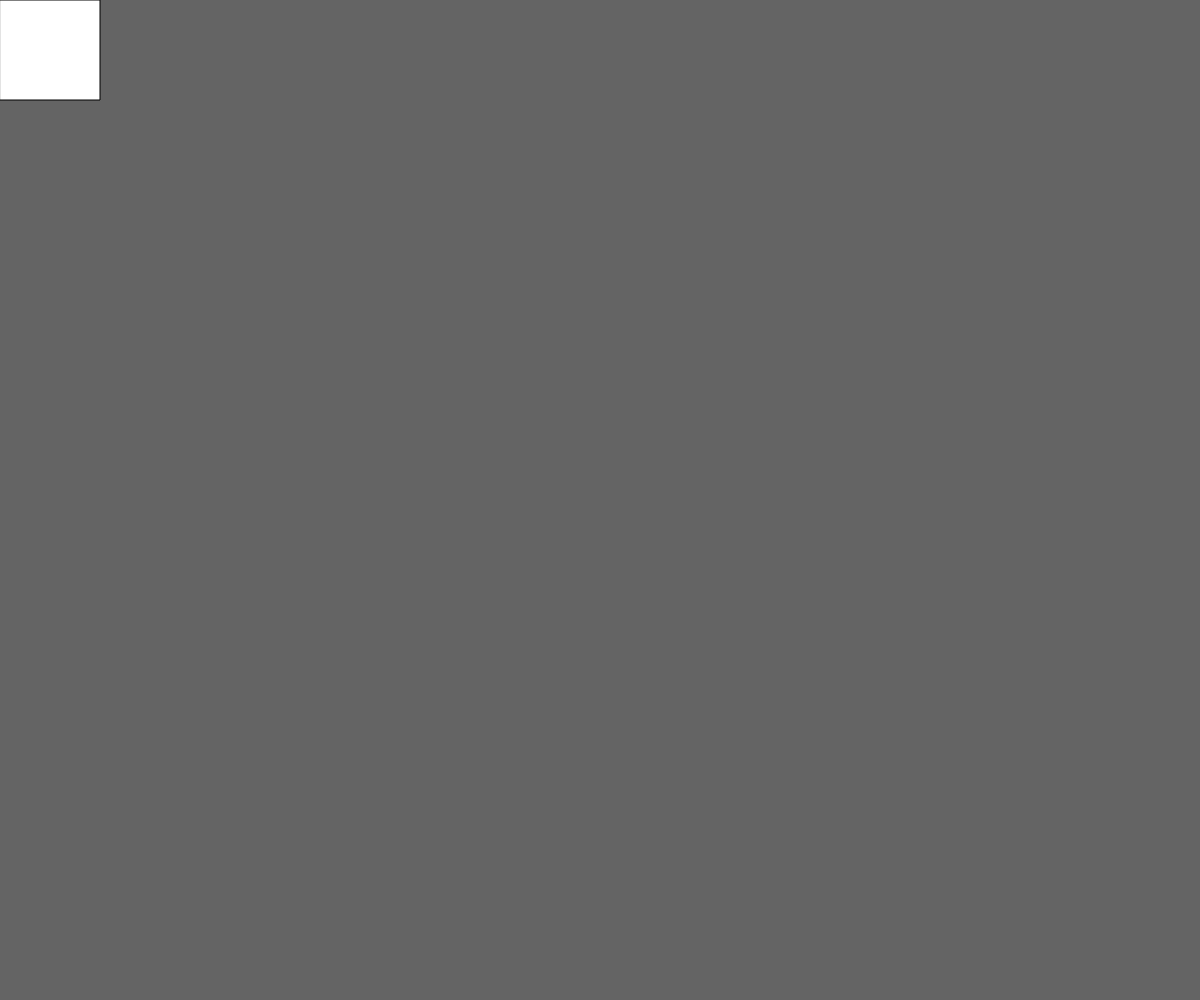
Frame 1 (no input)
Frame 60 (no input): identical to frame 1, image omitted
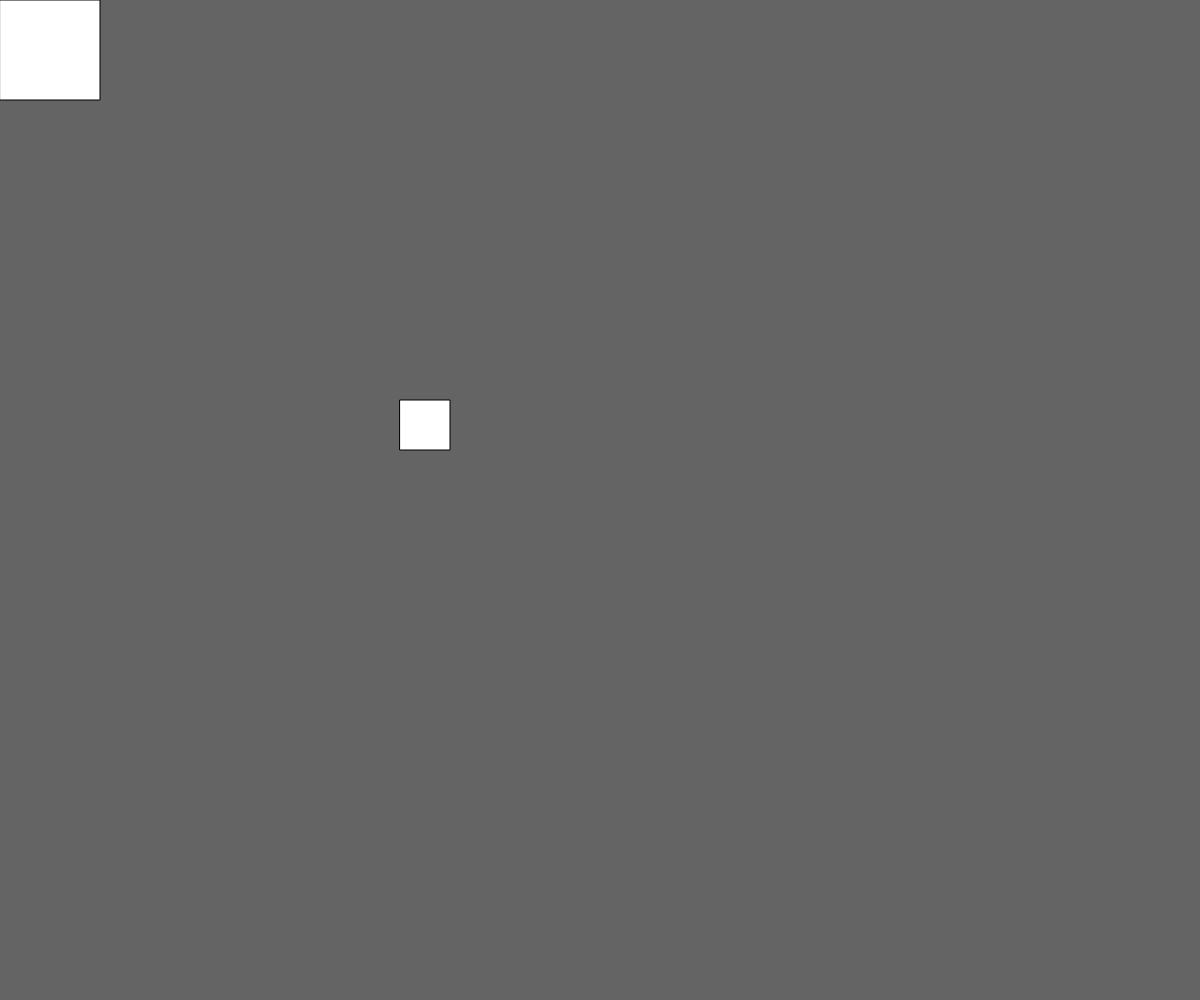
Frame 120 (the mouse pressed at the canvas centre since frame 60)

The p5.js sketch that drew these frames (run headless with seeded random() and noise() and a simulated clock; from frame 60 on, the mouse is pressed at the canvas centre):

// p5.js sketch
// ── sketch.js
var isOverRectangle;
var bgColor;

function setup(){
  createCanvas(windowWidth, windowHeight);
  bgColor = color(100);

}

function draw(){
  background(bgColor);

  rectMode(CORNER);
 

  if( mouseX > 0 && mouseX < 100 && mouseY > 0 && mouseY < 100){
    fill(0);
    rect(0,0,100,100);
  }else{
    fill(255);
    rect(0,0,100,100);
  }

  if(millis() > 1000 && millis() < 2000) ellipse(500,500,25,25);
  if(millis() > 2000 && millis() < 3000) rect(400,400,50,50);


  // print(millis());
  // ellipse(mouseX,mouseY,25,25);

}

function mousePressed(){
  // bgColor = color( random(255), random(255), random(255));
  console.log(true);
}

function keyPressed(){
  switch(key){
    case "A":
      print(key);
      break;
    case "B":
      print(key);
      break;
    case "C":
      print(key);
      break;
  }
}
